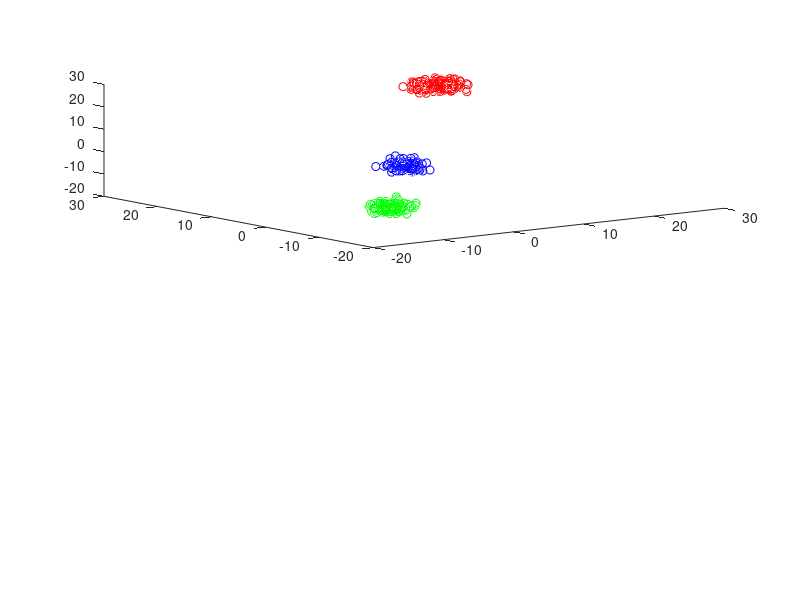

Write MATLAB code to recreate this figure. (Note: this script raises an error after producing the figure.)
clc
clear
close all
%%
 m1 = 200;          % Number of data points.
 m2 = 100;
 m3 = 300;
 dimention=3
 Mean=[20 20 20;0 0 0;-10 -10 -10];
 sigma1 = [ 3 0 0;   % Covariance matrix
           0  2 0;
           0 0 1];
 sigma2 = [2 0 0;
           0 1 0;
           0 0 2];
 sigma3 = [1 0 0;
           0 1 0;
           0 0 1];
 R1 = chol(sigma1);                       
 X1 = randn(m1, dimention) * R1;
 X1 = X1 + repmat(Mean(1,:), size(X1, 1), 1);
 
 R2 = chol(sigma2);
 X2 = randn(m2, dimention) * R2;
 X2 = X2 + repmat(Mean(2,:), size(X2, 1), 1);
 
 R3 = chol(sigma3);
 X3 = randn(m3, dimention) * R3;
 X3 = X3 + repmat(Mean(3,:), size(X3, 1), 1);
X = [X1; X2;X3];
figure(1)
subplot(2,1,1)
plot3(X1(:,1),X1(:,2),X1(:,3),'ro')
hold on
plot3(X2(:,1),X2(:,2),X2(:,3),'bo')
plot3(X3(:,1),X3(:,2),X3(:,3),'go')
%%
K_Means_Para.iter=10000;
K_Means_Para.cluster_center_num=3;


[C_set,Cmean]=My_Kmeans(X,K_Means_Para);
subplot(2,1,2)
plot(X(C_set{1},1),X(C_set{1},2),'ro')
hold on
plot(Cmean{1}(1),Cmean{1}(2), 'ko', 'MarkerFaceColor',[1,0,0] ,'MarkerSize', 7);
hold on
plot(X(C_set{2},1),X(C_set{2},2),'bo')
hold on
plot(Cmean{2}(1),Cmean{2}(2), 'ko', 'MarkerFaceColor',[0,0,1] ,'MarkerSize', 7);
hold on
plot(X(C_set{3},1),X(C_set{3},2),'go')
hold on
plot(Cmean{3}(1),Cmean{3}(2), 'ko', 'MarkerFaceColor',[0,1,0] ,'MarkerSize', 7);
%%
size(C_set{1})
Cmean{1}
size(C_set{2})
Cmean{2}
